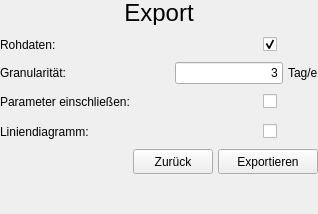
          <widget class="QWidget" name="export_2">
           <layout class="QGridLayout" name="gridLayout_2">
            <property name="leftMargin">
             <number>0</number>
            </property>
            <property name="topMargin">
             <number>0</number>
            </property>
            <property name="rightMargin">
             <number>0</number>
            </property>
            <property name="bottomMargin">
             <number>0</number>
            </property>
            <item row="0" column="0">
             <layout class="QVBoxLayout" name="verticalLayout_2">
              <property name="spacing">
               <number>5</number>
              </property>
              <item>
               <widget class="QLabel" name="label_exportieren">
                <property name="maximumSize">
                 <size>
                  <width>16777215</width>
                  <height>25</height>
                 </size>
                </property>
                <property name="font">
                 <font>
                  <pointsize>18</pointsize>
                 </font>
                </property>
                <property name="text">
                 <string>Export</string>
                </property>
                <property name="alignment">
                 <set>Qt::AlignCenter</set>
                </property>
               </widget>
              </item>
              <item>
               <spacer name="verticalSpacer_4">
                <property name="orientation">
                 <enum>Qt::Vertical</enum>
                </property>
                <property name="sizeType">
                 <enum>QSizePolicy::Maximum</enum>
                </property>
                <property name="sizeHint" stdset="0">
                 <size>
                  <width>0</width>
                  <height>2</height>
                 </size>
                </property>
               </spacer>
              </item>
              <item>
               <layout class="QHBoxLayout" name="horizontalLayout_50">
                <property name="topMargin">
                 <number>0</number>
                </property>
                <item>
                 <widget class="QLabel" name="label_42">
                  <property name="minimumSize">
                   <size>
                    <width>170</width>
                    <height>25</height>
                   </size>
                  </property>
                  <property name="maximumSize">
                   <size>
                    <width>170</width>
                    <height>16777215</height>
                   </size>
                  </property>
                  <property name="toolTip">
                   <string>Exportiert die Simulationsdaten als csv-Datei.</string>
                  </property>
                  <property name="text">
                   <string>Rohdaten:</string>
                  </property>
                 </widget>
                </item>
                <item>
                 <spacer name="horizontalSpacer_17">
                  <property name="orientation">
                   <enum>Qt::Horizontal</enum>
                  </property>
                  <property name="sizeHint" stdset="0">
                   <size>
                    <width>40</width>
                    <height>20</height>
                   </size>
                  </property>
                 </spacer>
                </item>
                <item>
                 <widget class="AnimatedToggle" name="check_export_csv">
                  <property name="minimumSize">
                   <size>
                    <width>55</width>
                    <height>0</height>
                   </size>
                  </property>
                  <property name="maximumSize">
                   <size>
                    <width>55</width>
                    <height>16777215</height>
                   </size>
                  </property>
                  <property name="text">
                   <string/>
                  </property>
                  <property name="checked">
                   <bool>true</bool>
                  </property>
                 </widget>
                </item>
               </layout>
              </item>
              <item>
               <widget class="QFrame" name="frame_export_csv">
                <property name="minimumSize">
                 <size>
                  <width>0</width>
                  <height>20</height>
                 </size>
                </property>
                <property name="frameShape">
                 <enum>QFrame::NoFrame</enum>
                </property>
                <property name="frameShadow">
                 <enum>QFrame::Raised</enum>
                </property>
                <layout class="QVBoxLayout" name="verticalLayout_6">
                 <property name="spacing">
                  <number>5</number>
                 </property>
                 <property name="leftMargin">
                  <number>0</number>
                 </property>
                 <property name="topMargin">
                  <number>0</number>
                 </property>
                 <property name="rightMargin">
                  <number>0</number>
                 </property>
                 <property name="bottomMargin">
                  <number>0</number>
                 </property>
                 <item>
                  <layout class="QHBoxLayout" name="horizontalLayout_17">
                   <item>
                    <widget class="QLabel" name="label_17">
                     <property name="minimumSize">
                      <size>
                       <width>170</width>
                       <height>0</height>
                      </size>
                     </property>
                     <property name="maximumSize">
                      <size>
                       <width>170</width>
                       <height>16777215</height>
                      </size>
                     </property>
                     <property name="toolTip">
                      <string>Es werden nur die Daten der Tage exportiert, die ein Vielfaches der angegebenen Zahl sind.</string>
                     </property>
                     <property name="text">
                      <string>Granularität:</string>
                     </property>
                    </widget>
                   </item>
                   <item>
                    <widget class="QLineEdit" name="eingabe_granulartaet">
                     <property name="text">
                      <string>3</string>
                     </property>
                     <property name="alignment">
                      <set>Qt::AlignRight|Qt::AlignTrailing|Qt::AlignVCenter</set>
                     </property>
                    </widget>
                   </item>
                   <item>
                    <widget class="QLabel" name="label_18">
                     <property name="text">
                      <string>Tag/e</string>
                     </property>
                    </widget>
                   </item>
                  </layout>
                 </item>
                 <item>
                  <layout class="QHBoxLayout" name="horizontalLayout_37">
                   <property name="topMargin">
                    <number>0</number>
                   </property>
                   <item>
                    <widget class="QLabel" name="label_33">
                     <property name="sizePolicy">
                      <sizepolicy hsizetype="Fixed" vsizetype="Preferred">
                       <horstretch>0</horstretch>
                       <verstretch>0</verstretch>
                      </sizepolicy>
                     </property>
                     <property name="minimumSize">
                      <size>
                       <width>170</width>
                       <height>25</height>
                      </size>
                     </property>
                     <property name="maximumSize">
                      <size>
                       <width>170</width>
                       <height>16777215</height>
                      </size>
                     </property>
                     <property name="toolTip">
                      <string>Sollen die Parameter in den Export eingeschlossen werden?</string>
                     </property>
                     <property name="text">
                      <string>Parameter einschließen:</string>
                     </property>
                    </widget>
                   </item>
                   <item>
                    <spacer name="horizontalSpacer_9">
                     <property name="orientation">
                      <enum>Qt::Horizontal</enum>
                     </property>
                     <property name="sizeHint" stdset="0">
                      <size>
                       <width>40</width>
                       <height>20</height>
                      </size>
                     </property>
                    </spacer>
                   </item>
                   <item>
                    <widget class="AnimatedToggle" name="check_export_parameters">
                     <property name="sizePolicy">
                      <sizepolicy hsizetype="Minimum" vsizetype="Fixed">
                       <horstretch>0</horstretch>
                       <verstretch>0</verstretch>
                      </sizepolicy>
                     </property>
                     <property name="minimumSize">
                      <size>
                       <width>55</width>
                       <height>0</height>
                      </size>
                     </property>
                     <property name="maximumSize">
                      <size>
                       <width>55</width>
                       <height>16777215</height>
                      </size>
                     </property>
                     <property name="text">
                      <string/>
                     </property>
                    </widget>
                   </item>
                  </layout>
                 </item>
                </layout>
               </widget>
              </item>
              <item>
               <layout class="QHBoxLayout" name="horizontalLayout_47">
                <property name="topMargin">
                 <number>0</number>
                </property>
                <item>
                 <widget class="QLabel" name="label_41">
                  <property name="minimumSize">
                   <size>
                    <width>170</width>
                    <height>25</height>
                   </size>
                  </property>
                  <property name="maximumSize">
                   <size>
                    <width>170</width>
                    <height>16777215</height>
                   </size>
                  </property>
                  <property name="toolTip">
                   <string>Exportiert zusätzlich das Liniendiagramm als Bild. </string>
                  </property>
                  <property name="text">
                   <string>Liniendiagramm:</string>
                  </property>
                 </widget>
                </item>
                <item>
                 <spacer name="horizontalSpacer_16">
                  <property name="orientation">
                   <enum>Qt::Horizontal</enum>
                  </property>
                  <property name="sizeHint" stdset="0">
                   <size>
                    <width>40</width>
                    <height>20</height>
                   </size>
                  </property>
                 </spacer>
                </item>
                <item>
                 <widget class="AnimatedToggle" name="check_export_plot">
                  <property name="minimumSize">
                   <size>
                    <width>55</width>
                    <height>0</height>
                   </size>
                  </property>
                  <property name="maximumSize">
                   <size>
                    <width>55</width>
                    <height>16777215</height>
                   </size>
                  </property>
                  <property name="text">
                   <string/>
                  </property>
                 </widget>
                </item>
               </layout>
              </item>
              <item>
               <layout class="QHBoxLayout" name="horizontalLayout_44">
                <property name="topMargin">
                 <number>0</number>
                </property>
                <item>
                 <spacer name="horizontalSpacer_13">
                  <property name="orientation">
                   <enum>Qt::Horizontal</enum>
                  </property>
                  <property name="sizeType">
                   <enum>QSizePolicy::MinimumExpanding</enum>
                  </property>
                  <property name="sizeHint" stdset="0">
                   <size>
                    <width>40</width>
                    <height>20</height>
                   </size>
                  </property>
                 </spacer>
                </item>
                <item>
                 <widget class="QPushButton" name="back_export">
                  <property name="sizePolicy">
                   <sizepolicy hsizetype="Minimum" vsizetype="Fixed">
                    <horstretch>0</horstretch>
                    <verstretch>0</verstretch>
                   </sizepolicy>
                  </property>
                  <property name="minimumSize">
                   <size>
                    <width>60</width>
                    <height>25</height>
                   </size>
                  </property>
                  <property name="maximumSize">
                   <size>
                    <width>80</width>
                    <height>324</height>
                   </size>
                  </property>
                  <property name="layoutDirection">
                   <enum>Qt::RightToLeft</enum>
                  </property>
                  <property name="text">
                   <string>Zurück</string>
                  </property>
                 </widget>
                </item>
                <item>
                 <widget class="QPushButton" name="confirm_export">
                  <property name="minimumSize">
                   <size>
                    <width>100</width>
                    <height>25</height>
                   </size>
                  </property>
                  <property name="maximumSize">
                   <size>
                    <width>100</width>
                    <height>21334</height>
                   </size>
                  </property>
                  <property name="layoutDirection">
                   <enum>Qt::RightToLeft</enum>
                  </property>
                  <property name="styleSheet">
                   <string notr="true">float: right
</string>
                  </property>
                  <property name="text">
                   <string>Exportieren</string>
                  </property>
                 </widget>
                </item>
               </layout>
              </item>
              <item>
               <spacer name="verticalSpacer_2">
                <property name="orientation">
                 <enum>Qt::Vertical</enum>
                </property>
                <property name="sizeHint" stdset="0">
                 <size>
                  <width>20</width>
                  <height>40</height>
                 </size>
                </property>
               </spacer>
              </item>
             </layout>
            </item>
           </layout>
          </widget>
